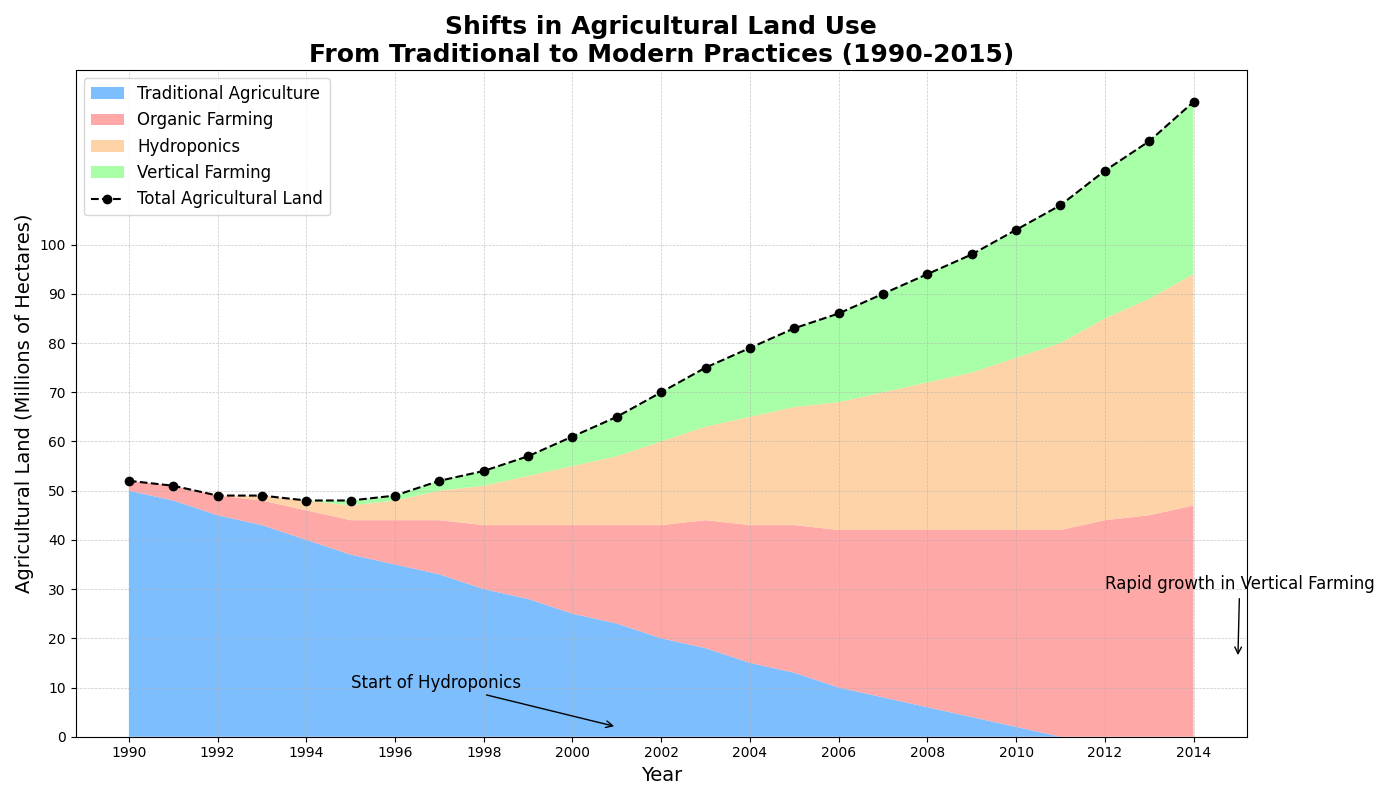

Write the Python code that produced this figure.
import matplotlib.pyplot as plt
import numpy as np

years = np.arange(1990, 2015)
traditional_agriculture = np.array([50, 48, 45, 43, 40, 37, 35, 33, 30, 28, 25, 23, 20, 18, 15, 13, 10, 8, 6, 4, 2, 0, 0, 0, 0])
organic_farming = np.array([2, 3, 4, 5, 6, 7, 9, 11, 13, 15, 18, 20, 23, 26, 28, 30, 32, 34, 36, 38, 40, 42, 44, 45, 47])
hydroponics = np.array([0, 0, 0, 1, 2, 3, 4, 6, 8, 10, 12, 14, 17, 19, 22, 24, 26, 28, 30, 32, 35, 38, 41, 44, 47])
vertical_farming = np.array([0, 0, 0, 0, 0, 1, 1, 2, 3, 4, 6, 8, 10, 12, 14, 16, 18, 20, 22, 24, 26, 28, 30, 32, 35])

total_agriculture = (traditional_agriculture + organic_farming + hydroponics + vertical_farming)

fig, ax = plt.subplots(figsize=(14, 8))

# Shuffle the colors assigned to each type of agriculture
ax.stackplot(years, traditional_agriculture, organic_farming, hydroponics, vertical_farming,
             labels=['Traditional Agriculture', 'Organic Farming', 'Hydroponics', 'Vertical Farming'],
             colors=['#66b3ff', '#ff9999', '#ffcc99', '#99ff99'], alpha=0.85)

ax.plot(years, total_agriculture, label='Total Agricultural Land', color='black', linestyle='--', marker='o')

ax.set_title("Shifts in Agricultural Land Use\nFrom Traditional to Modern Practices (1990-2015)", fontsize=18, fontweight='bold')
ax.set_xlabel("Year", fontsize=14)
ax.set_ylabel("Agricultural Land (Millions of Hectares)", fontsize=14)

ax.set_xticks(years[::2])
ax.set_yticks(np.arange(0, 101, 10))
ax.grid(True, linestyle='--', linewidth=0.5, alpha=0.7)

ax.legend(loc='upper left', fontsize=12)

ax.annotate('Start of Hydroponics', xy=(2001, 2), xytext=(1995, 10),
            arrowprops=dict(arrowstyle='->', color='black'), fontsize=12, color='black')
ax.annotate('Rapid growth in Vertical Farming', xy=(2015, 16), xytext=(2012, 30),
            arrowprops=dict(arrowstyle='->', color='black'), fontsize=12, color='black')

fig.tight_layout()

plt.show()
